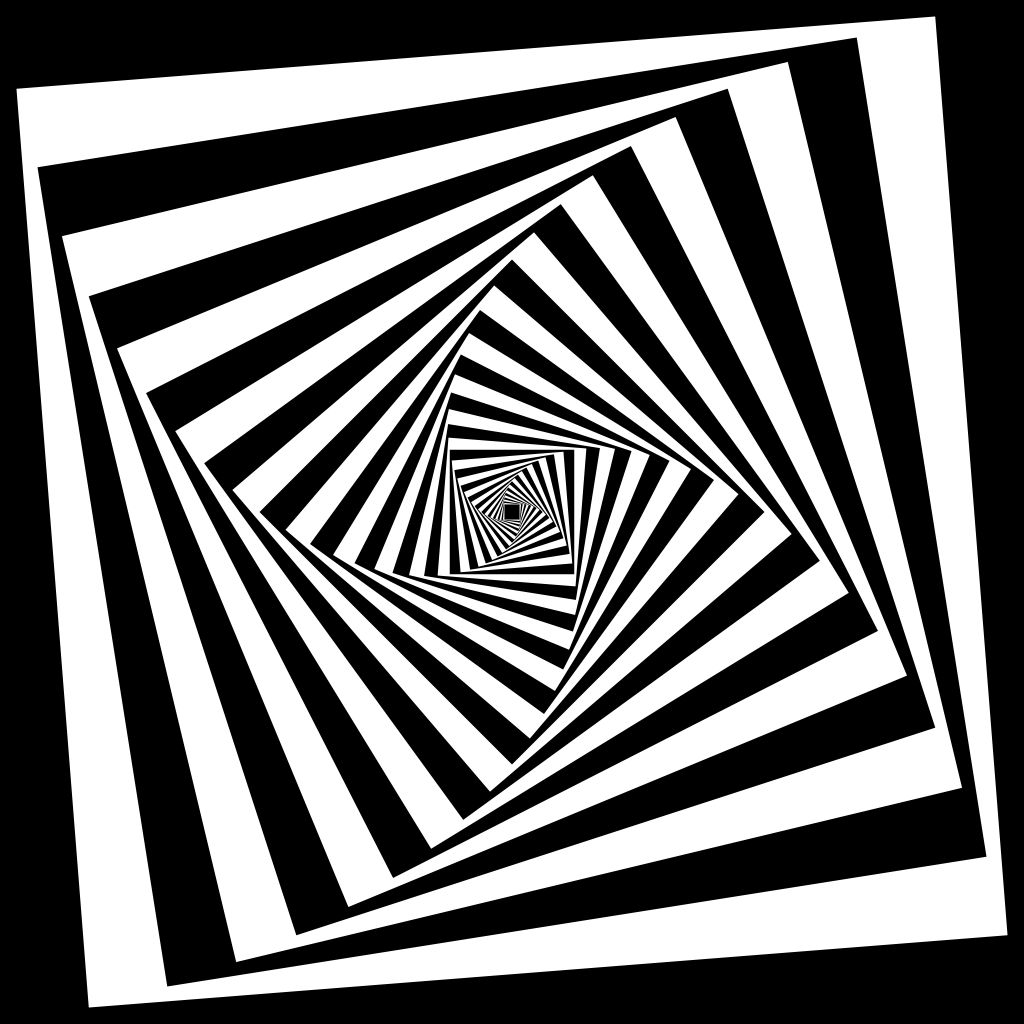
Frame 1 (no input)
Frame 2 (the mouse pressed at the canvas centre, redrawn once): identical to frame 1, image omitted

The Processing sketch that drew this single still picture (run headless with seeded random() and noise(); the mouse was pressed at the canvas centre and the sketch redrawn once):

// Processing sketch: squares
// ── squares.pde

final color PAPER = color(0);
final color INK = color(255);


void setup() { 
  size(1024, 1024);
  noLoop();
}


void draw() {
  
  translate(0.5*width, 0.5*height);
  
  background(PAPER);
  
  noStroke();
  rectMode(CENTER);
  
  float l = min(width, height);
  
  for (int i=0; i<40; i++) {
    
    scale(0.9);
    rotate(-0.025*PI);
    
    fill( (i%2==0) ? INK : PAPER); 
    rect(0, 0, l, l);   
  }
  
  save("squares.png"); 
}
